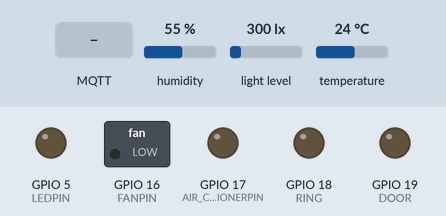
Simulated run of this sketch. Board: ESP32. Parts: switched loads named in the sketch (green lamp = pin HIGH), output pins drawn as LEDs (lit = HIGH). Inputs (shaded band) come from the test bench; at power-on: humidity 55 %, light level 300 lx, temperature 24 °C. WiFi joins after 1.5 s; servers stay silent unless stated; no MQTT or app messages arrive unless stated; what the sketch prints to the serial monitor is not drawn.

Above: at 2.7 s.
2.8 s: MQTT message "off" arrives on the first subscribed topic
At 4.2 s:
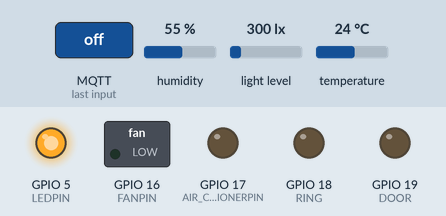
5.0 s: MQTT message "off" arrives on the second subscribed topic
At 6.6 s:
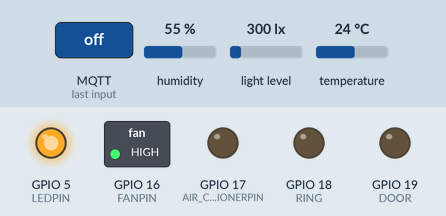
7.1 s: MQTT message "off" arrives on the third subscribed topic
At 9.1 s:
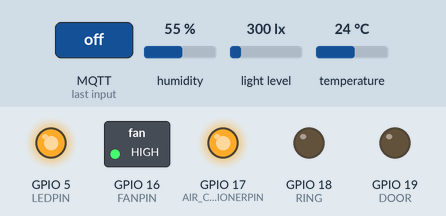
Timing chart, 0 to 10.6 s (numbered marks = the images above; inputs shaded):
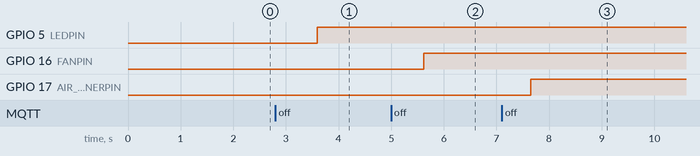

Measured:
- after the input at 2.8 s, GPIO 5 (LEDPIN): LOW → HIGH after 0.80 s
- after the input at 5.0 s, GPIO 16 (FANPIN): LOW → HIGH after 0.62 s
- after the input at 7.1 s, GPIO 17 (AIR_CONDITIONERPIN): LOW → HIGH after 0.55 s

The sketch:

code_esp.ino
```cpp
#include "DHT.h"
#include <WiFi.h>
#include <PubSubClient.h>
#include <ArduinoJson.h>
#include <BH1750.h>
#include <Wire.h>

#define DHTPIN 4  // cổng trên esp kết nối với sensor
#define DHTTYPE DHT11
#define LEDPIN 5
#define FANPIN 16
#define AIR_CONDITIONERPIN 17
#define RING 18
#define DOOR 19

// WiFi Config
const char* WIFI_SSID = "Minh";
const char* WIFI_PASS = "123456789";

// MQTT Config
const char* MQTT_SERVER = "10.109.180.251";
const int MQTT_PORT = 1883;
const char* username = "user1";
const char* password = "123";
const int qos = 1;
const String topicLed = "esp32/led";
const String topicFan = "esp32/fan";
const String topicAirConditioner = "esp32/air_conditioner";
const String topicRing = "esp32/ring";
const String topicDoor = "esp32/door";
const String topicInitDevice = "initDevice";
const String topicSetupDevice = "setupDevice";

// MQTT client sử dụng WiFi
WiFiClient wifiClient;
PubSubClient mqttClient(wifiClient);

// dht
DHT dht(DHTPIN, DHTTYPE);

// bh1750
BH1750 lightMeter;
void mqttCallback(char* topic, byte* payload, unsigned int length) {
  String topicStr = String(topic);
  String message;

  for (unsigned int i = 0; i < length; i++) {
    message += (char)payload[i];
  }
  JsonDocument dataReceive;
  deserializeJson(dataReceive, message);
  if (topicStr != topicInitDevice) {
    String status = dataReceive["status"];
    if (topicStr == topicLed) {
      digitalWrite(LEDPIN, status == "off" ? LOW : HIGH);
    } else if (topicStr == topicFan) {
      digitalWrite(FANPIN, status == "off" ? LOW : HIGH);
    } else if (topicStr == topicAirConditioner) {
      digitalWrite(AIR_CONDITIONERPIN, status == "off" ? LOW : HIGH);
    } else if (topicStr == topicRing) {
      digitalWrite(RING, status == "off" ? LOW : HIGH);
    } else if (topicStr == topicDoor) {
      digitalWrite(DOOR, status == "off" ? LOW : HIGH);
    }
    String requestId = dataReceive["requestId"];
    if (requestId != NULL) {
      JsonDocument response;
      response["id"] = requestId;
      size_t len = measureJson(response) + 1;
      char output[len];
      serializeJson(response, output, len);
      mqttClient.publish("control-device", output);
    }
  } else if (topicStr == topicInitDevice) {
    digitalWrite(LEDPIN, dataReceive["led"] == "off" ? LOW : HIGH);
    digitalWrite(FANPIN, dataReceive["fan"] == "off" ? LOW : HIGH);
    digitalWrite(AIR_CONDITIONERPIN, dataReceive["air_conditioner"] == "off" ? LOW : HIGH);
  }
}
void setup() {
  Serial.begin(9600);
  // kết nối wifi
  WiFi.begin(WIFI_SSID, WIFI_PASS);
  while (WiFi.status() != WL_CONNECTED) {
    delay(500);
    Serial.println("Lỗi kết nối wifi");
  }
  Serial.print("\n WiFi Connected. IP: ");
  Serial.println(WiFi.localIP());

  // Cấu hình MQTT
  mqttClient.setServer(MQTT_SERVER, MQTT_PORT);
  mqttClient.setCallback(mqttCallback);
  mqttClient.setKeepAlive(60);
  mqttClient.setSocketTimeout(30);
  String clientId = "ESP32Client";
  while (!mqttClient.connected()) {
    Serial.print("Kết nối MQTT...");
    if (mqttClient.connect(clientId.c_str(), username, password)) {
      Serial.println("Thành công!");
      mqttClient.subscribe(topicLed.c_str(), qos);
      mqttClient.subscribe(topicFan.c_str(), qos);
      mqttClient.subscribe(topicAirConditioner.c_str(), qos);
      mqttClient.subscribe(topicRing.c_str(), qos);
      mqttClient.subscribe(topicDoor.c_str(), qos);
      mqttClient.subscribe(topicInitDevice.c_str(), qos);
    } else {
      Serial.print("Thất bại, lỗi: ");
      Serial.println(mqttClient.state());
      delay(2000);
    }
  }
  dht.begin();
  pinMode(LEDPIN, OUTPUT);
  pinMode(FANPIN, OUTPUT);
  pinMode(AIR_CONDITIONERPIN, OUTPUT);
  pinMode(RING, OUTPUT);
  pinMode(DOOR, OUTPUT);

  mqttClient.publish(topicSetupDevice.c_str(), NULL);
  // cấu hình bh1750
  Wire.begin(21, 22);
  lightMeter.begin();
}

void loop() {
  delay(2000);
  if (WiFi.status() != WL_CONNECTED) {
    WiFi.disconnect();
    WiFi.begin(WIFI_SSID, WIFI_PASS);
    unsigned long startAttemptTime = millis();
    while (WiFi.status() != WL_CONNECTED && millis() - startAttemptTime < 5000) {
      delay(500);
      Serial.print(".");
    }
  }
  if (!mqttClient.connected()) {
    mqttClient.setServer(MQTT_SERVER, MQTT_PORT);
    mqttClient.setCallback(mqttCallback);
    mqttClient.setKeepAlive(60);
    mqttClient.setSocketTimeout(30);
    String clientId = "ESP32Client";
    while (!mqttClient.connected()) {
      Serial.print("Kết nối MQTT...");
      if (mqttClient.connect(clientId.c_str(), username, password)) {
        Serial.println("Thành công!");
        mqttClient.subscribe(topicLed.c_str(), qos);
        mqttClient.subscribe(topicFan.c_str(), qos);
        mqttClient.subscribe(topicAirConditioner.c_str(), qos);
        mqttClient.subscribe(topicInitDevice.c_str(), qos);
        mqttClient.publish(topicSetupDevice.c_str(), NULL);
      } else {
        Serial.print("Thất bại, lỗi: ");
        Serial.println(mqttClient.state());
        delay(2000);
      }
    }
  }
  JsonDocument data;
  // Độ ẩm
  float h = dht.readHumidity();
  // Nhiệt độ
  float t = dht.readTemperature();
  // có ánh sáng không
  float lux = lightMeter.readLightLevel();
  data["humidity"] = h;
  data["temperature"] = t;
  data["brightness"] = lux;
  size_t len = measureJson(data) + 1;
  char output[len];
  serializeJson(data, output, len);
  if (mqttClient.connected()) {
    Serial.println(output);
    mqttClient.publish("topic/sendData", output);
  }
  mqttClient.loop();
}
```
